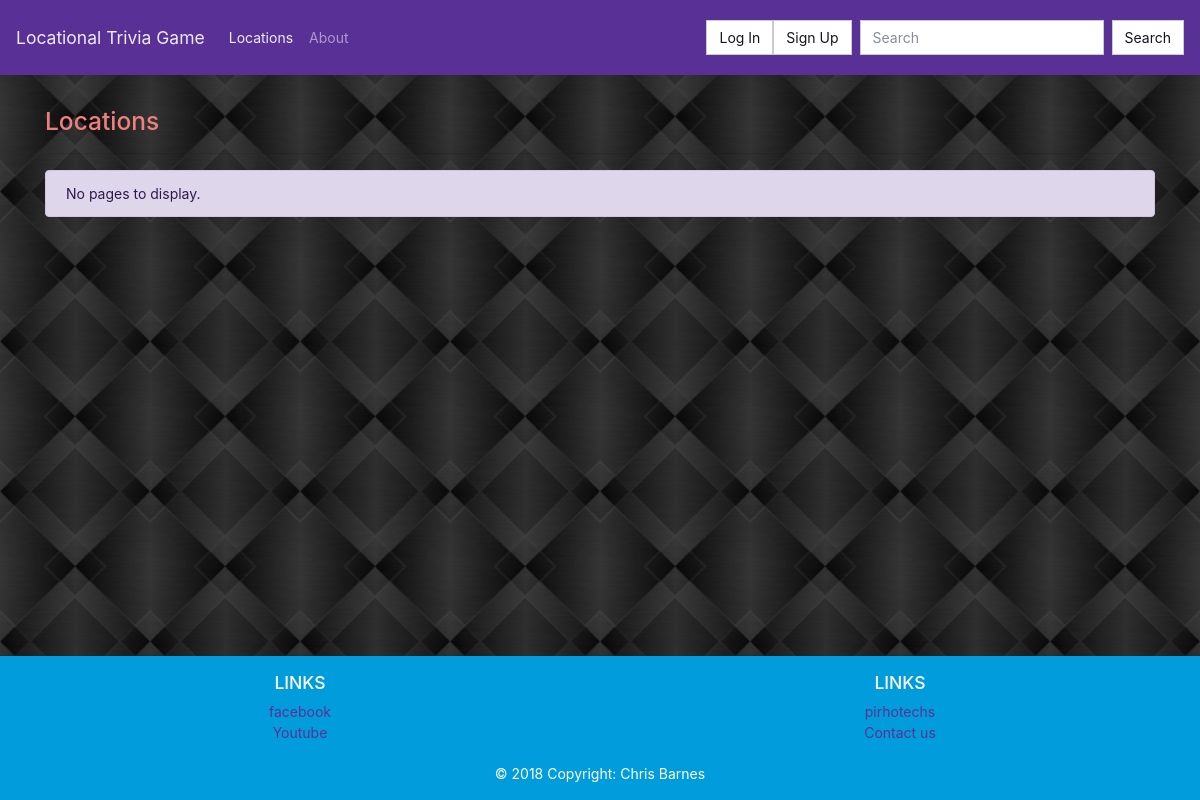
Page /locations/ on the earlier database version.
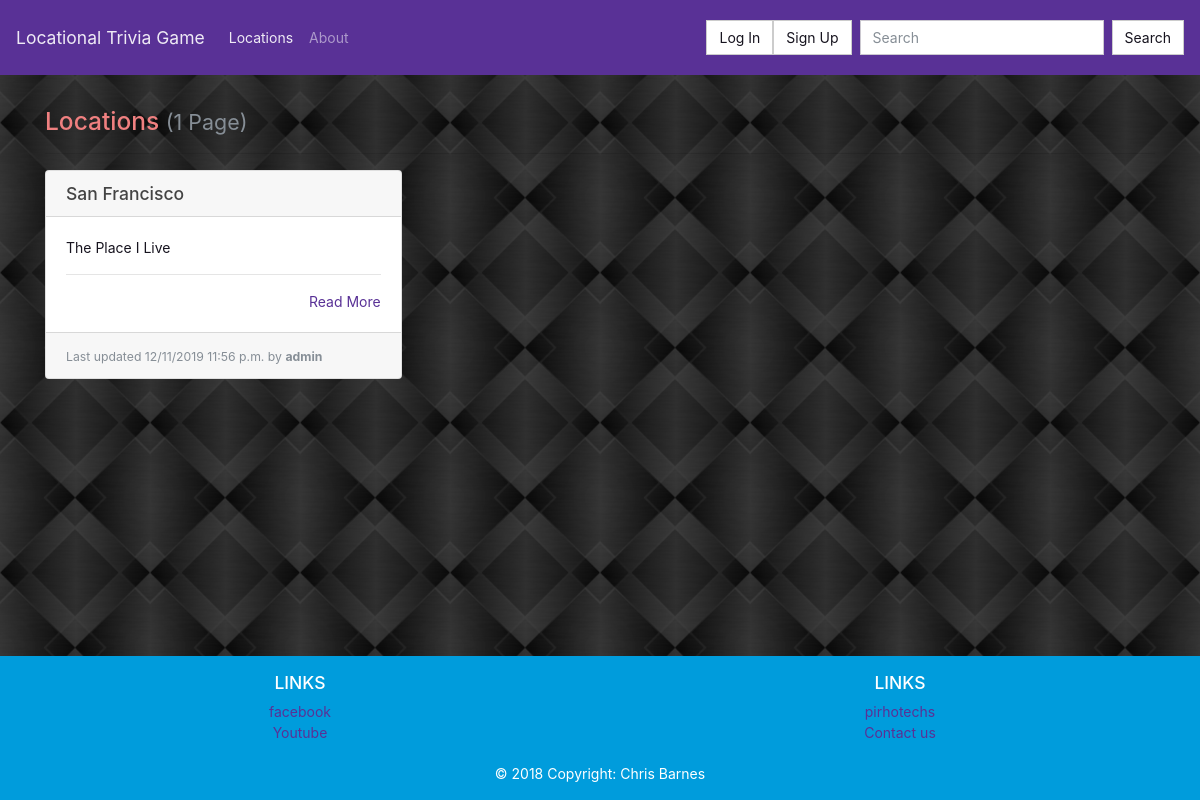
Same page on the later database version.
### locations/models.py (models this page shows, shortened)
class Page(models.Model):
    objects = models.Manager()
    title = models.CharField(max_length=settings.PAGE_TITLE_MAX_LENGTH, unique=True,
                             help_text="Title of your page.")
    author = models.ForeignKey(User, on_delete=models.PROTECT,
                               help_text="The user that posted this article.")
    slug = models.CharField(max_length=settings.PAGE_TITLE_MAX_LENGTH, blank=True, editable=False,
                            help_text="Unique URL path to access this page. Generated by the system.")
    content = models.TextField(help_text="Write the content of your page here.")
    created = models.DateTimeField(auto_now_add=True,
                                   help_text="The date and time this page was created. Automatically generated when the model saves.")
    modified = models.DateTimeField(auto_now=True,
                                    help_text="The date and time this page was updated. Automatically generated when the model updates.")

### locations/views.py (the view)
# urls.py: path('', PageListView.as_view(), name='list-page'),
class PageListView(ListView):
    model = Page
    def get(self, request):
        pages = self.get_queryset().all()
        return render(request, 'list.html', {'pages': pages})

### locations/templates/list.html
{% extends "base.html" %}
{% block content %}
  <h3>Locations {% if pages %}<small class="text-muted">({{ pages|length }} Page{{ pages|length|pluralize:"s" }})</small>{% endif %}</h3>
  <hr>
  {% if pages %}
    <div class="card-columns">
      {% for page in pages %}
        {% include "partials/card.html" %}
      {% endfor %}
    </div>
  {% else %}
    <div class="alert alert-primary" role="alert">No pages to display.</div>
  {% endif %}
{% endblock %}

### templates/base.html (shortened to what this page needs)
{% load static %}
<!DOCTYPE html>
<html lang="en">
<head>
    <link rel="stylesheet" href="https://stackpath.bootstrapcdn.com/bootstrap/4.3.1/css/bootstrap.min.css">
    <link rel="stylesheet" href="https://bootswatch.com/4/pulse/bootstrap.min.css">
    <link rel="stylesheet" type="text/css" href="{% static 'style.css' %}">
</head>
<body>
    {% include 'partials/navbar.html' %}
    <main role="main" class="container" style="margin-top: 4vh;">
        {% block content %}{% endblock %}
    </main>
    {% include 'partials/footer.html' %}
</body>
</html>

### templates/partials/navbar.html (shortened to what this page needs)
<nav class="navbar navbar-expand-lg navbar-dark bg-primary">
    <a class="navbar-brand" href="{% url 'index' %}">Locational Trivia Game</a>
    <div class="collapse navbar-collapse" id="navbarColor01">
        <ul class="navbar-nav mr-auto">
            <li class="nav-item active">
                <a class="nav-link" href="{% url 'list-page' %}">Locations</a>
            </li>
            <li class="nav-item">
                <a class="nav-link" href="{% url 'about' %}">About</a>
            </li>
        </ul>
        <form class="form-inline ml-auto">
            {% if not user.is_authenticated %}
                <a href="{% url 'login' %}" class="btn btn-secondary ml-2">Log In</a>
                <a href="{% url 'signup' %}" class="btn btn-secondary mr-2">Sign Up</a>
            {% endif %}
        </form>
        <form class="form-inline my-2 my-lg-0">
            <input class="form-control mr-sm-2" type="text" placeholder="Search">
            <button class="btn btn-secondary my-2 my-sm-0" type="submit">Search</button>
        </form>
    </div>
</nav>

### locations/templates/partials/card.html
<div class="card mb-3">
  <h5 class="card-header ">{{ page.title }}</h5>
  <div class="card-body border-dark">
    <p class="card-text text-dark">
      {{ page.content|truncatewords_html:30 }}
      <hr>
      <div class="text-right"><a href="{% url 'details-page' page.slug %}" title="Read More">Read More</a></div>
  </div>
  <div class="card-footer">
    <small class="text-muted">Last updated {{ page.modified|date:"SHORT_DATETIME_FORMAT" }} by <b>{{ page.author.username }}</b></small>
  </div>
</div>

### templates/partials/footer.html (shortened to what this page needs)
<footer class='page-footer font-small text-white bg-info fixed-bottom mt-5'>
    <div class='container-fluid text-center pt-3'>
        <div class='row'>
            <div class='col-md-6 mb-md-0'>
                <h5 class='text-uppercase'>Links</h5>
                <ul class='list-unstyled'>
                    <li><a href='https://facebook.com'>facebook</a></li>
                    <li><a href='https://Youtube.com'>Youtube</a></li>
                </ul>
            </div>
            <div class='col-md-6 mb-md-0'>
                <h5 class='text-uppercase'>Links</h5>
                <ul class='list-unstyled'>
                    <li><a href='https://pirhotechs.com'>pirhotechs</a></li>
                    <li><a href='#!'>Contact us</a></li>
                </ul>
            </div>
        </div>
    </div>
    <div class='footer-copyright text-center py-1 pb-3'>© 2018 Copyright: Chris Barnes
    </div>
</footer>

### static/style.css (style rules this page uses)
body { background: lightgrey url("images/background.jpg") center; }
h2, h3 { color: lightcoral; }
p { color: white; }

Differences in the rows shown:
added Page: title "San Francisco", content "The Place I Live", modified "12/11/2019 11:56 p.m.", author.username "admin"
Other differences:
{{ pages|length }}: (not shown) → "1"
text no longer shown: "No pages to display."
text now shown: "( Page )"
